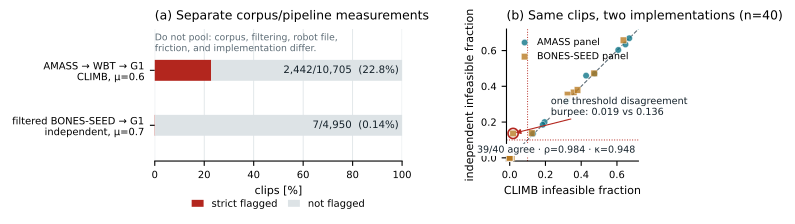

Reproduce this figure in Python.
#!/usr/bin/env python3
"""Render the ICRA bank-scale prevalence and implementation-agreement figure."""

from __future__ import annotations

import csv
from pathlib import Path

import matplotlib

matplotlib.use("Agg")
matplotlib.rcParams["pdf.fonttype"] = 42
matplotlib.rcParams["ps.fonttype"] = 42
import matplotlib.pyplot as plt
import numpy as np


ROOT = Path(__file__).resolve().parents[2]
OUT = ROOT / "paper/figures/f2_bank_scale"
DOCS_OUT = ROOT / "docs/assets/f2_bank_scale.png"

RED = "#B3261E"
TEAL = "#0B7285"
INK = "#15222B"
GRAY = "#5C6B75"
LIGHT_GRAY = "#DDE3E6"
AMBER = "#B7791F"


def read_rows(path: Path) -> list[dict[str, str]]:
    """Read a CSV as dictionaries."""
    with path.open(newline="") as handle:
        return list(csv.DictReader(handle))


def strict_count(path: Path) -> tuple[int, int]:
    """Return total clips and strict infeasible-fraction count."""
    rows = read_rows(path)
    return len(rows), sum(float(row["infeasible_frac"]) > 0.10 for row in rows)


def prevalence_panel(ax) -> None:
    """Panel a: separate denominators and measured strict-flag fractions."""
    primary_n, primary_flagged = strict_count(ROOT / "reports/feasibility_all/feasibility.csv")
    production_n, production_flagged = strict_count(
        ROOT / "reports/feasibility_sonic/hygiene_screen.csv"
    )
    totals = np.array([primary_n, production_n])
    flagged = np.array([primary_flagged, production_flagged])
    rates = 100.0 * flagged / totals
    y = np.array([1.0, 0.0])

    ax.barh(y, rates, color=RED, height=0.38, label="strict flagged")
    ax.barh(y, 100.0 - rates, left=rates, color=LIGHT_GRAY, height=0.38, label="not flagged")
    ax.set_yticks(
        y,
        ["AMASS → WBT → G1\nCLIMB, μ=0.6", "filtered BONES-SEED → G1\nindependent, μ=0.7"],
    )
    ax.set_xlim(0, 100)
    ax.set_ylim(-0.65, 1.75)
    ax.set_xlabel("clips [%]", fontsize=8)
    ax.set_title("(a) Separate corpus/pipeline measurements", loc="left", fontsize=9, pad=7)
    ax.tick_params(axis="both", labelsize=7.2)
    ax.spines[["top", "right", "left"]].set_visible(False)
    ax.grid(axis="x", color=LIGHT_GRAY, linewidth=0.6, zorder=0)
    ax.set_axisbelow(True)
    for yi, count, total, rate in zip(y, flagged, totals, rates, strict=True):
        rate_text = f"{rate:.1f}%" if rate >= 1.0 else f"{rate:.2f}%"
        ax.text(
            98.5,
            yi,
            f"{count:,}/{total:,}  ({rate_text})",
            ha="right",
            va="center",
            fontsize=7.4,
            color=INK,
        )
    ax.legend(
        loc="lower center",
        bbox_to_anchor=(0.5, -0.43),
        ncol=2,
        frameon=False,
        fontsize=7.2,
        handlelength=1.2,
        columnspacing=1.0,
    )
    ax.text(
        0.0,
        1.68,
        "Do not pool: corpus, filtering, robot file,\nfriction, and implementation differ.",
        fontsize=6.7,
        color=GRAY,
        va="top",
    )


def agreement_panel(ax) -> None:
    """Panel b: same-input score and decision agreement."""
    rows = read_rows(ROOT / "reports/feasibility_xcheck/agreement.csv")
    styles = {
        "AMASS-wbt-G1": (TEAL, "o", "AMASS panel"),
        "BONES-SEED": (AMBER, "s", "BONES-SEED panel"),
    }
    for bank, (color, marker, label) in styles.items():
        bank_rows = [row for row in rows if row["bank"] == bank]
        ax.scatter(
            [float(row["climb_infeasible_frac"]) for row in bank_rows],
            [float(row["sonic_infeasible_frac"]) for row in bank_rows],
            s=22,
            marker=marker,
            color=color,
            alpha=0.78,
            edgecolor="white",
            linewidth=0.35,
            label=label,
            zorder=3,
        )

    upper = 0.72
    ax.plot([0, upper], [0, upper], color=GRAY, linewidth=0.8, linestyle="--", zorder=1)
    ax.axvline(0.10, color=RED, linewidth=0.7, linestyle=":")
    ax.axhline(0.10, color=RED, linewidth=0.7, linestyle=":")

    disagreement = next(row for row in rows if row["flag_agree"] == "0")
    dx = float(disagreement["climb_infeasible_frac"])
    dy = float(disagreement["sonic_infeasible_frac"])
    ax.scatter([dx], [dy], s=54, facecolor="none", edgecolor=RED, linewidth=1.2, zorder=4)
    ax.annotate(
        "one threshold disagreement\nburpee: 0.019 vs 0.136",
        xy=(dx, dy),
        xytext=(0.23, 0.24),
        fontsize=7.0,
        color=INK,
        arrowprops={"arrowstyle": "-|>", "color": RED, "lw": 0.8},
        bbox={"facecolor": "white", "edgecolor": "none", "alpha": 0.88, "pad": 1.0},
    )
    ax.text(
        0.70,
        0.018,
        "39/40 agree · ρ=0.984 · κ=0.948",
        ha="right",
        va="bottom",
        fontsize=6.9,
        color=INK,
        bbox={"facecolor": "white", "edgecolor": "none", "alpha": 1.0, "pad": 1.0},
    )
    ax.set_xlim(-0.018, upper)
    ax.set_ylim(-0.018, upper)
    ax.set_aspect("equal", adjustable="box")
    ax.set_xlabel("CLIMB infeasible fraction", fontsize=8)
    ax.set_ylabel("independent infeasible fraction", fontsize=8)
    ax.set_title("(b) Same clips, two implementations (n=40)", loc="left", fontsize=9, pad=7)
    ax.tick_params(labelsize=7.2)
    ax.spines[["top", "right"]].set_visible(False)
    ax.legend(loc="upper left", frameon=False, fontsize=6.9, handletextpad=0.3)


def main() -> None:
    """Render paper and website outputs."""
    fig, axes = plt.subplots(
        1,
        2,
        figsize=(7.1, 2.65),
        gridspec_kw={"width_ratios": [1.05, 1.0]},
    )
    prevalence_panel(axes[0])
    agreement_panel(axes[1])
    fig.tight_layout(w_pad=1.6)
    for extension in ("png", "pdf"):
        metadata = {"CreationDate": None, "ModDate": None} if extension == "pdf" else None
        fig.savefig(
            OUT.with_suffix(f".{extension}"),
            dpi=220,
            bbox_inches="tight",
            metadata=metadata,
        )
    fig.savefig(DOCS_OUT, dpi=220, bbox_inches="tight")
    print(f"wrote {OUT}.png/.pdf and {DOCS_OUT}")


if __name__ == "__main__":
    main()
